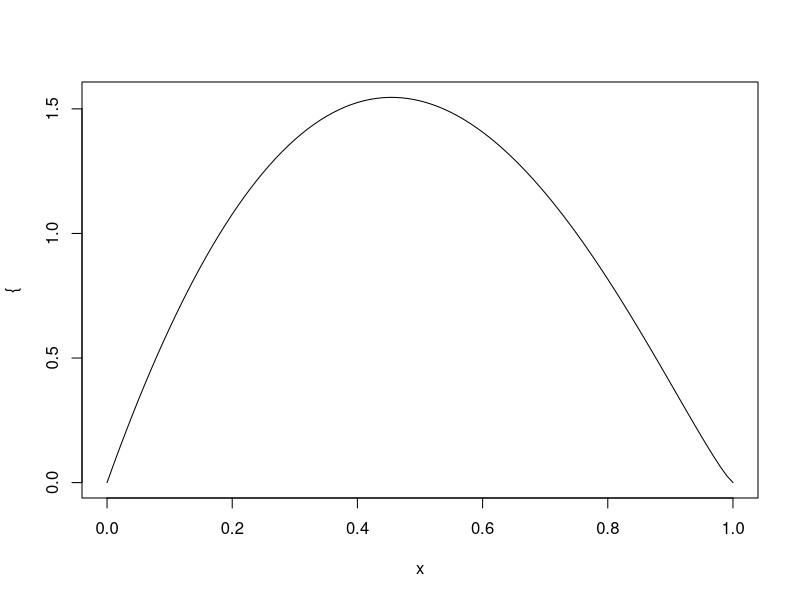
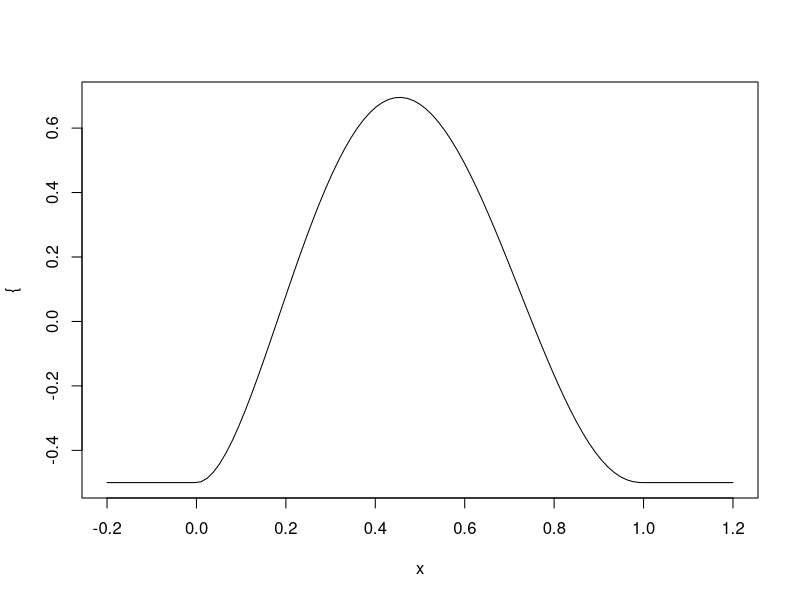
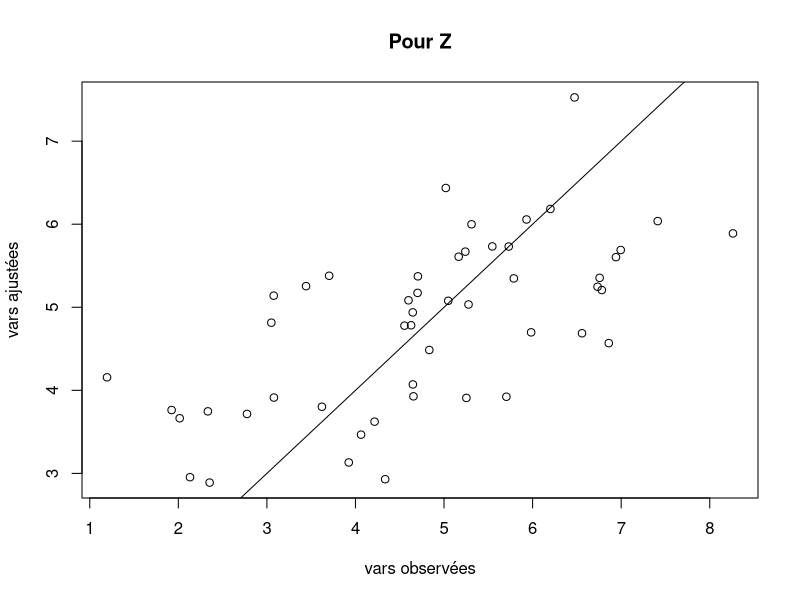
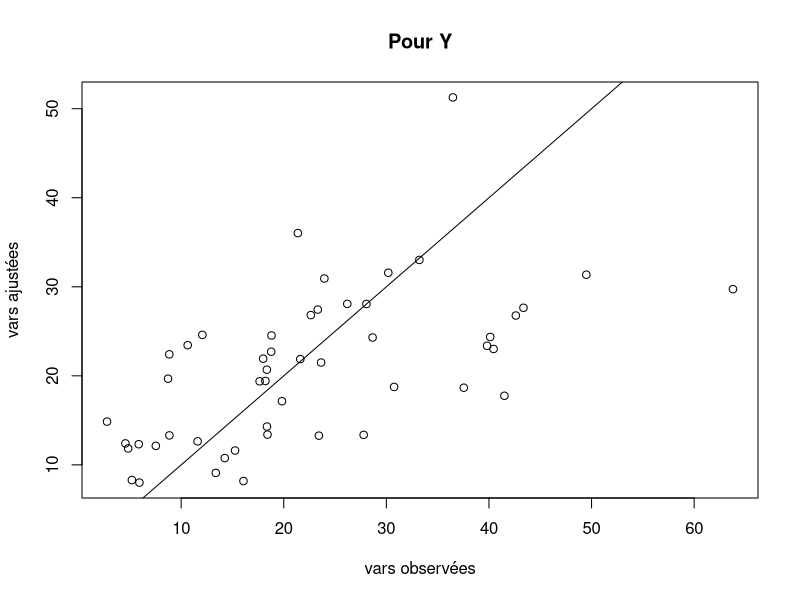
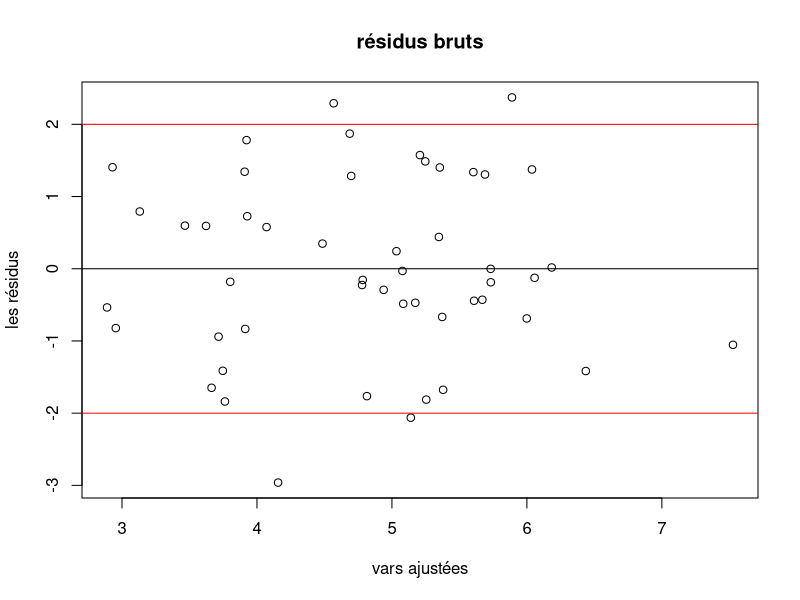
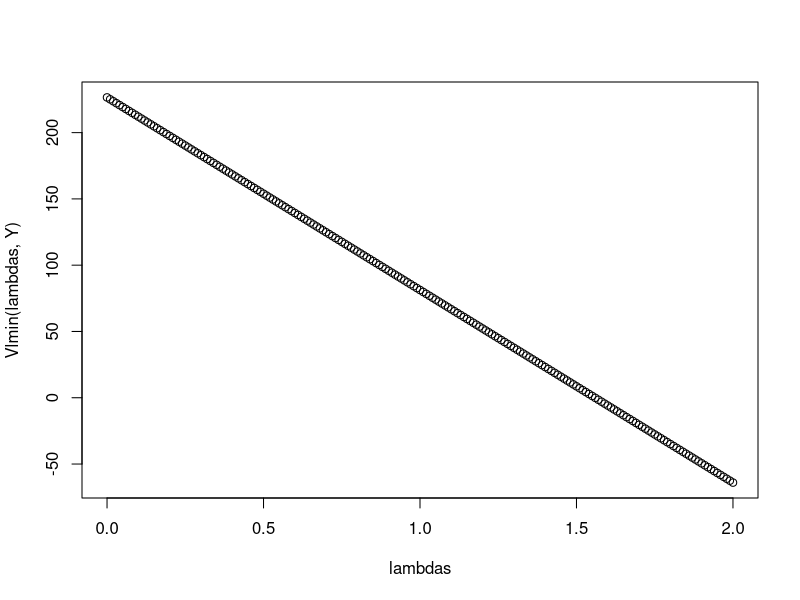

These figures' R source, in order:
## ---- chunk 1
knitr::opts_chunk$set(echo = TRUE)
## ---- chunk 2
lambda <- 2
a <- 2
b <- 2.2
plot({function (x) dbeta(x, a, b)})
plot({function (x) (dbeta(x, a, b)^lambda - 1)/lambda}, -0.2, 1.2)
## ---- chunk 3
# Initialisation vars
lambda_ <- 0.3
a <- 5
b <- 1
variance <- 2
n=50
## ---- chunk 4
#Q1
set.seed(999)
X_obs <- rnorm(n) #loi gaussien centrée réduite
Epsilon <- rnorm(n=50, mean=0, sd = sqrt(variance))
# Par la définition
Z <- t(a + b%*%X_obs + Epsilon) #vector
# On considère que toutes les observations du jeu de données Y_i sont positives
Y <- (lambda_*Z +1)^(1/lambda_)
X <- as.matrix(cbind(1, X_obs))

# Estimer la regression linéair simple
theta_est = solve(t(X)%*%X)%*% t(X)%*%Z
p = ncol(X) #2
sigma_est = sqrt(sum( (X%*%theta_est -Z)^2 )/(n-p))

{plot(Z, (X%*%theta_est), xlab = "vars observées", ylab = "vars ajustées", main = "Pour Z")
abline(0,1)}

{plot(Y, ((X%*%theta_est)*lambda_+1)^{1/lambda_}, xlab = "vars observées", ylab = "vars ajustées", main = "Pour Y")
abline(0,1)}

## ---- chunk 5
#Etudier les résidus 
residus <- Z - X%*%theta_est
{plot(X%*%theta_est, residus, xlab = "vars ajustées", ylab = "les résidus",main="résidus bruts")
abline(0,0)
abline(2,0, col="red")
abline(-2,0, col="red")
}
#residus_stud <- residus/(sigma_est * sqrt(1-H_x))
#points(X%*%theta_est,residus,main="différents résidus")
#abline(h=2,lty=2)
#abline(h=-2,lty=2)
## ---- chunk 6
#Q2
# Créer la matrice X du plan d'expérience
X <- as.matrix(cbind(1, X_obs))
# Interprétation les codes
Q = diag(1,n) - X%*%solve(t(X)%*%X)%*%t(X) 
Lmle = function(Z){
  n = length(Z)
  sig2 = (t(Z)%*%Q%*%Z) / n
  -n/2 * log(sig2)
}
## ---- chunk 7
# Coder la fonction lmin(lambda, Y) qui calcule −Lmax.
vec1 = rep(1, 50)
Lmin = function(lambda, Y=Y) {
  -Lmle(Z) + (1-lambda) * vec1%*%log(abs(Y)) + n/2 + (n/2)*log(2*pi)
}
# Tracer −Lmax
lambdas <- seq(0,2,0.01)
Vlmin = Vectorize(Lmin,"lambda")
plot(lambdas, Vlmin(lambdas, Y))


resopt = nlm(Lmin,Y=Y,p=2,hessian=TRUE)
